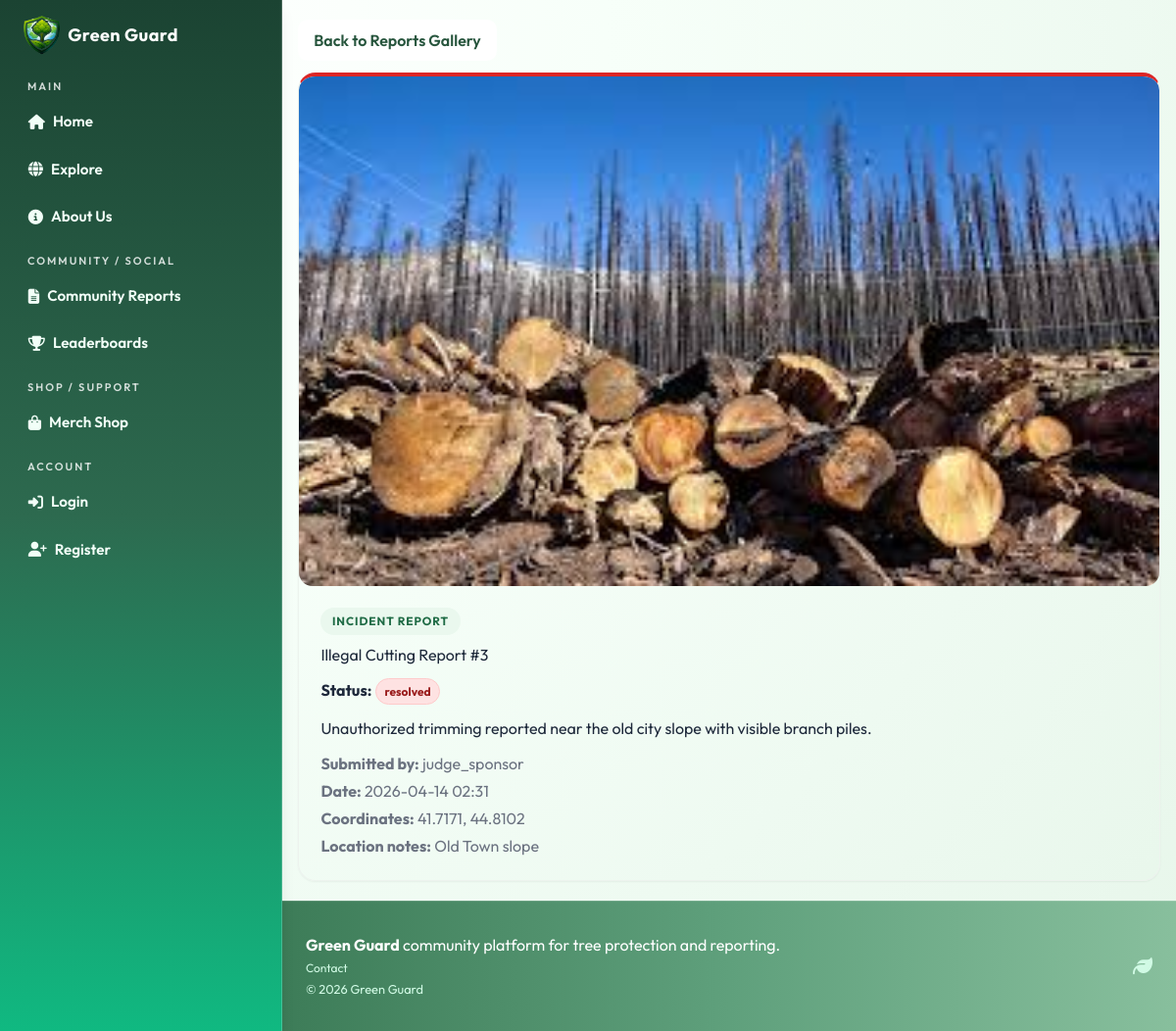
The app's page /reports/cutting/3 with its own data.
### models.py (models this page shows, shortened)
class CuttingReport(db.Model):
    id = db.Column(db.Integer, primary_key=True)
    description = db.Column(db.Text, nullable=False)
    latitude = db.Column(db.Float, nullable=False)
    longitude = db.Column(db.Float, nullable=False)
    location_text = db.Column(db.String(255))
    image_filename = db.Column(db.String(255))
    is_anonymous = db.Column(db.Boolean, default=False, nullable=False)
    status = db.Column(db.String(30), default="pending", nullable=False)
    created_at = db.Column(
        db.DateTime, default=datetime.utcnow, nullable=False)
    user_id = db.Column(db.Integer, db.ForeignKey("user.id"), nullable=False)

class User(UserMixin, db.Model):
    id = db.Column(db.Integer, primary_key=True)
    username = db.Column(db.String(80), unique=True, nullable=False)
    email = db.Column(db.String(120), unique=True, nullable=False)
    password_hash = db.Column(db.String(255), nullable=False)
    role = db.Column(db.String(30), default="individual", nullable=False)
    is_admin = db.Column(db.Boolean, default=False, nullable=False)
    verification_status = db.Column(
        db.String(20), default="approved", nullable=False
    )
    verified_at = db.Column(db.DateTime)
    verified_by_id = db.Column(db.Integer, db.ForeignKey("user.id"))
    created_at = db.Column(
        db.DateTime, default=datetime.utcnow, nullable=False)
    verified_by = db.relationship(
        "User",
        remote_side=[id],
        foreign_keys=[verified_by_id],
        post_update=True,
    )
    tree_records = db.relationship(
        "TreeRecord", backref="user", lazy=True, cascade="all, delete-orphan"
    )
    cutting_reports = db.relationship(
        "CuttingReport", backref="user", lazy=True, cascade="all, delete-orphan"
    )
    volunteer_signups = db.relationship(
        "VolunteerCampaignSignup", backref="user", lazy=True, cascade="all, delete-orphan"
    )
    support_donations = db.relationship(
        "SupportDonation", backref="user", lazy=True, cascade="all, delete-orphan"
    )
    created_campaigns = db.relationship(
        "Campaign", backref="creator", lazy=True, foreign_keys="Campaign.creator_user_id"
    )
    merch_purchases = db.relationship(
        "MerchPurchase", backref="user", lazy=True, cascade="all, delete-orphan"
    )

### routes/reports.py (the view)
@reports_bp.route("/reports/cutting/<int:report_id>")
def cutting_detail(report_id):
    report = CuttingReport.query.get_or_404(report_id)
    delete_form = DeleteForm()
    return render_template("volunteers/cutting_detail.html", report=report, delete_form=delete_form)

### templates/volunteers/cutting_detail.html (shortened to what this page needs)
{% extends 'base.html' %}
{% block content %}
  <section class="container my-5 gg-report-shell">
    <div class="mb-3">
      <a href="{{ url_for('reports.cutting_gallery') }}" class="btn gg-btn-soft">Back to Reports Gallery</a>
    </div>
    <article class="card shadow-sm gg-report-detail-card gg-report-detail-danger">
      {% if report.image_filename %}
        <img src="{{ media_url(report.image_filename) }}" class="card-img-top gg-detail-image" alt="Cutting report evidence image" />
      {% endif %}
      <div class="card-body">
        <p class="gg-report-kicker mb-2">Incident Report</p>
        <h1 class="h4 mb-3">Illegal Cutting Report #{{ report.id }}</h1>
        <p class="mb-3">
          <strong>Status:</strong> <span class="badge gg-report-status-danger text-uppercase">{{ report.status }}</span>
        </p>
        <p class="mb-3">{{ report.description }}</p>
        <p class="mb-1 text-muted">
          <strong>Submitted by:</strong> {{ 'Anonymous' if report.is_anonymous else report.user.username }}
        </p>
        <p class="mb-1 text-muted">
          <strong>Date:</strong> {{ report.created_at.strftime('%Y-%m-%d %H:%M') }}
        </p>
        <p class="mb-1 text-muted">
          <strong>Coordinates:</strong> {{ report.latitude }}, {{ report.longitude }}
        </p>
        {% if report.location_text %}
          <p class="mb-0 text-muted">
            <strong>Location notes:</strong> {{ report.location_text }}
          </p>
        {% endif %}
      </div>
    </article>
  </section>
{% endblock %}

### static/css/style.css (style rules this page uses)
:root { --gg-green-dark: #2f6b47; --gg-green-mid: #5fa07c; --gg-green-soft: #ecf9f0; --gg-earth: #b8a398; --gg-blush: #dff3e5; --gg-sky: #d8efe0; --gg-lemon: #f1f8dc; --gg-text: #223229; --gg-shadow: 0 10px 24px rgba(74, 125, 95, 0.16); }
body { font-family: 'Outfit', sans-serif; background: radial-gradient(circle at 8% 4%, #ffffff 0%, #f7fff9 35%, #eefaf1 70%, #e7f6ea 100%); color: var(--gg-text); }
img, video { max-width: 100%; height: auto; }
.card { border: 1px solid #edf3ee; border-radius: 14px; box-shadow: var(--gg-shadow); }
.gg-report-shell { animation: gg-fade-up 0.45s ease; }
.gg-report-kicker { display: inline-flex; align-items: center; border-radius: 999px; background: #eaf8ee; color: #1f6b45; font-size: 0.74rem; font-weight: 700; letter-spacing: 0.08em; text-transform: uppercase; padding: 0.32rem 0.72rem; }
.gg-btn-danger, .gg-btn-success, .gg-btn-soft { border: none; border-radius: 10px; padding: 0.55rem 1rem; font-weight: 700; text-decoration: none; }
.gg-btn-soft { border: 1px solid #cadfd1; background: #ffffff; color: #27553d; }
.gg-report-detail-card { border-radius: 18px; overflow: hidden; }
.gg-report-detail-danger { border-top: 4px solid #dc2626; }
.gg-report-status-danger { background: #fee2e2; color: #991b1b; border: 1px solid #fecaca; }
.gg-detail-image { display: block; width: 100%; max-height: 520px; object-fit: cover; border-radius: 14px; }
.gg-report-gallery-card .gg-gallery-thumb, .gg-report-detail-card .gg-detail-image { aspect-ratio: 16 / 10; }
.gg-report-detail-card .card-body { padding: 1.35rem 1.4rem 1.45rem; }
.btn, .form-control, .custom-select { border-radius: 10px; }
.container { width: 100%; max-width: 1120px; margin-left: auto; margin-right: auto; padding-left: 1rem; padding-right: 1rem; }
.text-muted { color: #6b7280; }
.card-header, .card-body { padding: 1rem 1.25rem; }
.btn { display: inline-flex; align-items: center; justify-content: center; gap: 0.35rem; font-weight: 600; border: 1px solid transparent; padding: 0.5rem 0.95rem; cursor: pointer; text-decoration: none; }
.badge { display: inline-block; border-radius: 999px; padding: 0.2rem 0.55rem; font-size: 0.75rem; font-weight: 700; }
.shadow-sm { box-shadow: 0 6px 18px rgba(74, 125, 95, 0.12); }
.my-5 { margin-top: 3rem; margin-bottom: 3rem; }
.mb-0 { margin-bottom: 0; }
.mb-1 { margin-bottom: 0.25rem; }
.mb-2 { margin-bottom: 0.5rem; }
.mb-3 { margin-bottom: 1rem; }

### records on screen
CuttingReport: image_filename (picture), id "3", status "resolved", description "Unauthorized trimming reported near the old city slope with visible branch piles.", is_anonymous.username "judge_sponsor", created_at "2026-04-14 02:31", latitude "41.7171", longitude "44.8102", location_text "Old Town slope"
